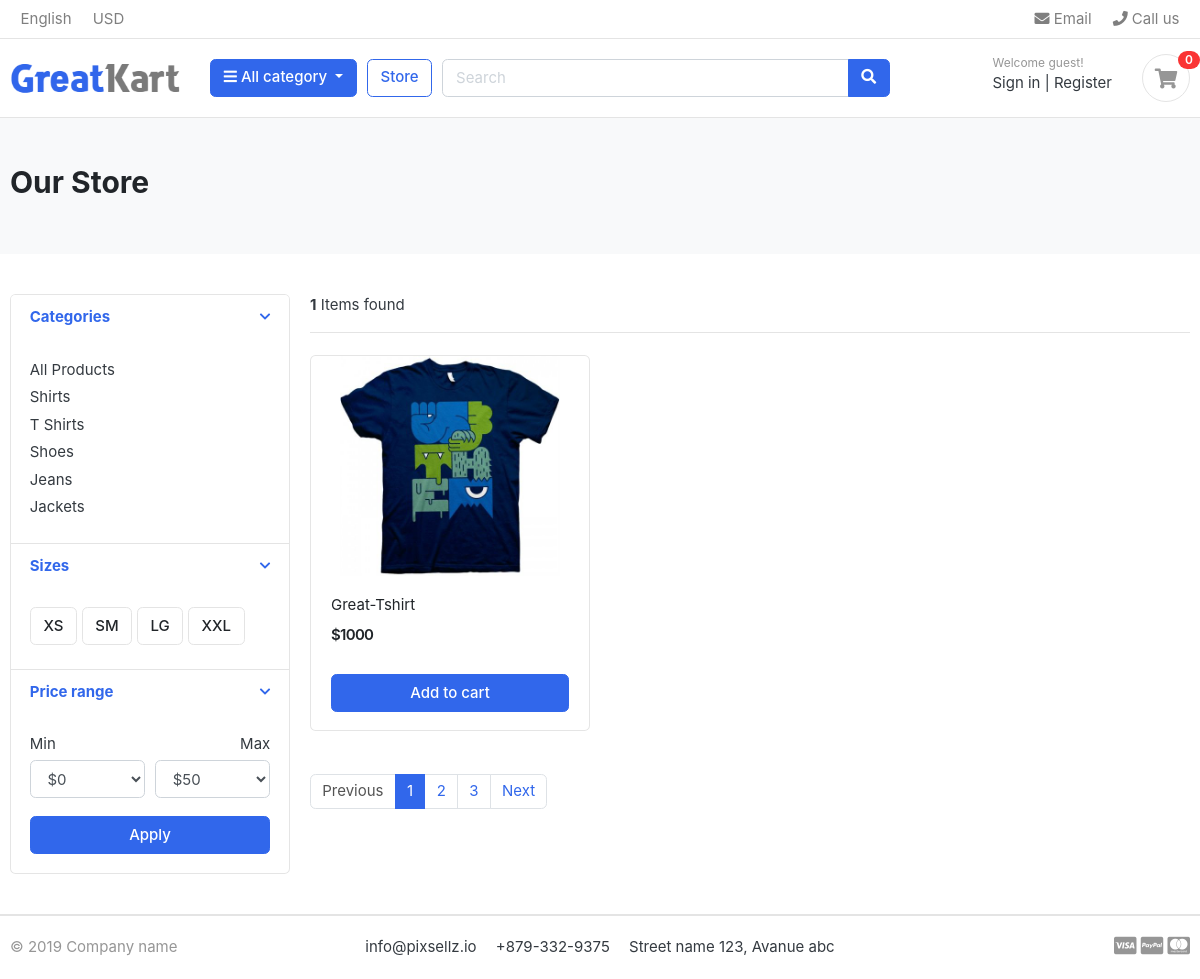
The app's page /store/t-shirts/, older data.
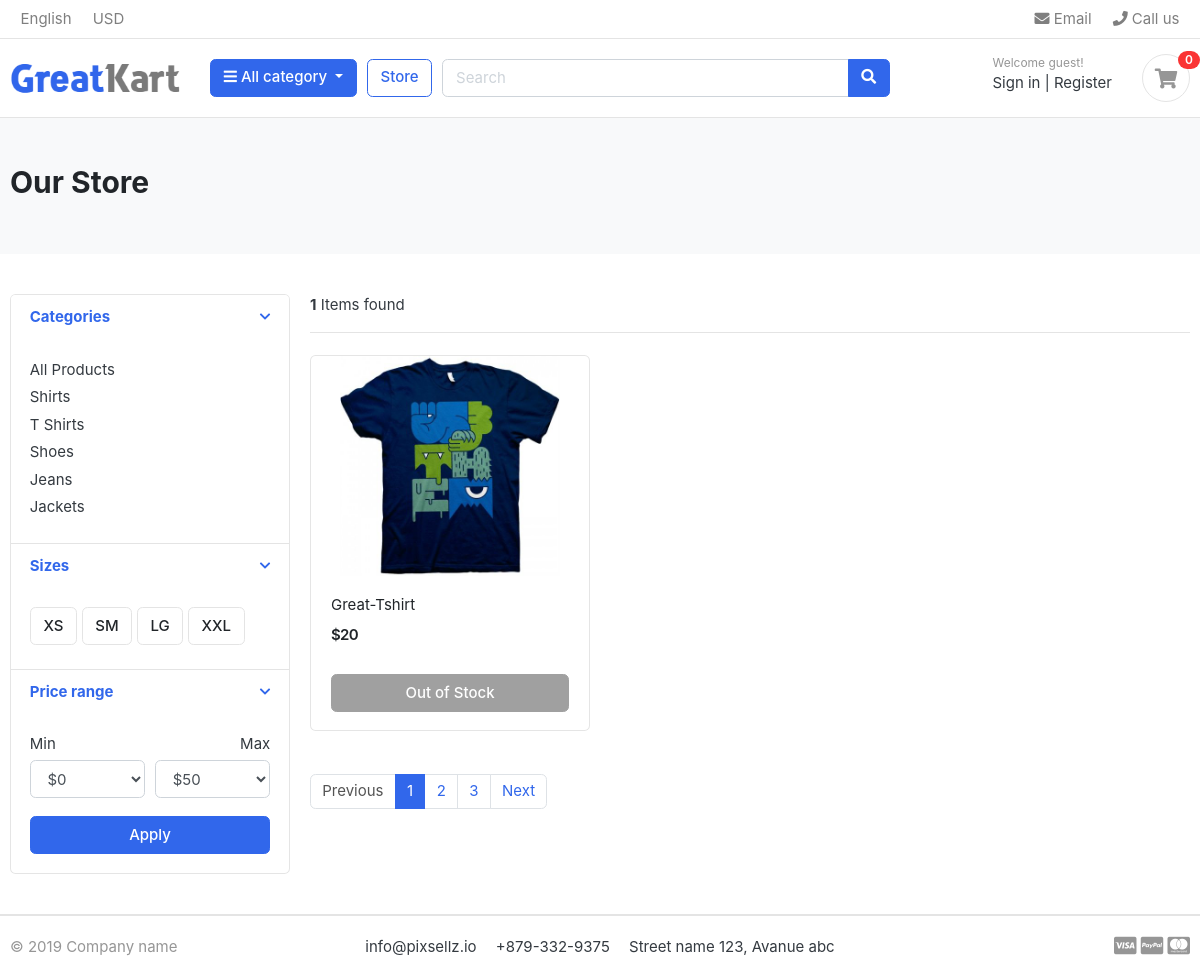
The same page, newer data.
### store/models.py (models this page shows, shortened)
class Product(models.Model):
    product_name = models.CharField(max_length=200 , unique=True)
    slug = models.SlugField(max_length=200, unique=True)
    price = models.IntegerField()
    stock = models.IntegerField()
    images= models.ImageField(upload_to='photos/products')
    description = models.TextField( max_length=500, blank=True)
    is_available = models.BooleanField(default=True)
    category = models.ForeignKey(Category, on_delete=models.CASCADE)
    created_date = models.DateTimeField(auto_now_add=True)
    modified_date = models.DateTimeField(auto_now=True)
    def get_url(self):
        return reverse('product_detail', args=[self.category.slug, self.slug])

### store/views.py (the view)
# urls.py: path('store/', include('store.urls')),
def store(request, category_slug=None):
    categories= None
    products=None
    if category_slug != None:
        categories=get_object_or_404(Category, slug=category_slug)
        products=Product.objects.filter(category=categories, is_available=True)
        product_count=products.count()
    else:
        products=Product.objects.all().filter(is_available=True)
        product_count=products.count()
    context={'products':products,
             'product_count':product_count}
    return render(request, 'store/store.html',context)

### category/context_processors.py (called while the page is built)
def menu_links(request):
    links = Category.objects.all()
    return dict(links=links)

### category/models.py (called while the page is built)
    def get_url(self):
        return reverse('products_by_category', args=[self.slug])

### templates/store/store.html (shortened to what the changed rows need)
{% extends 'base.html'%} {%load static%} {%block content%}
<body>
  <section class="section-pagetop bg">
    <div class="container">
      <h2 class="title-page">Our Store</h2>
    </div>
  </section>
  <section class="section-content padding-y">
    <div class="container">
      <div class="row">
        <main class="col-md-9">
          <div class="row">
            {% for product in products %}
            <div class="col-md-4">
              <figure class="card card-product-grid">
                <div class="img-wrap">
                  <a href="{{product.get_url}}">
                    <img src="{{product.images.url}}" />
                  </a>
                </div>
                <figcaption class="info-wrap">
                  <div class="fix-height">
                    <a href="{{product.get_url}}" class="title"
                      >{{product.product_name}}</a
                    >
                    <div class="price-wrap mt-2">
                      <span class="price">${{product.price}}</span>
                    </div>
                  </div>
                  {%if product.stock > 0 %}
                  <a
                    href="{% url 'add_cart' product.id %}"
                    class="btn btn-block btn-primary"
                    >Add to cart
                  </a>
                  {% else %}
                  <a href="" class="btn btn-block btn-secondary disabled"
                    >Out of Stock</a
                  >
                  {% endif %}
                </figcaption>
              </figure>
            </div>
            {% endfor %}
          </div>
        </main>
      </div>
    </div>
  </section>
</body>
{%endblock%}

Row changes from the older to the newer data that the page shows:
changed Product "Great-Tshirt": price "1000" → "20"; stock "Add to cart" → "Out of Stock"
